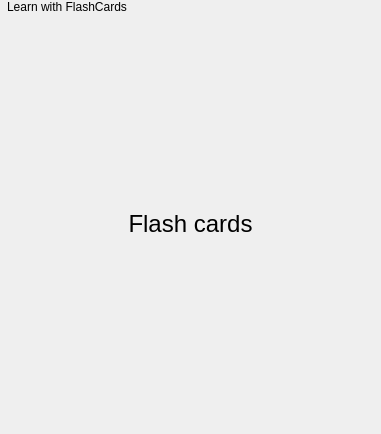
<?xml version="1.0" encoding="UTF-8"?>
<ui version="4.0">
 <class>FlashCardSimulator</class>
 <widget class="QWidget" name="FlashCardSimulator">
  <property name="geometry">
   <rect>
    <x>0</x>
    <y>0</y>
    <width>381</width>
    <height>434</height>
   </rect>
  </property>
  <property name="windowTitle">
   <string>Form</string>
  </property>
  <layout class="QVBoxLayout" name="verticalLayout_3">
   <property name="spacing">
    <number>0</number>
   </property>
   <property name="margin">
    <number>0</number>
   </property>
   <item>
    <widget class="QWidget" name="widget" native="true">
     <layout class="QHBoxLayout" name="horizontalLayout">
      <property name="spacing">
       <number>0</number>
      </property>
      <property name="margin">
       <number>0</number>
      </property>
      <item>
       <widget class="QLabel" name="m_flashcardBar">
        <property name="text">
         <string/>
        </property>
       </widget>
      </item>
      <item>
       <widget class="QLabel" name="m_barText">
        <property name="sizePolicy">
         <sizepolicy hsizetype="Expanding" vsizetype="Preferred">
          <horstretch>0</horstretch>
          <verstretch>0</verstretch>
         </sizepolicy>
        </property>
        <property name="text">
         <string>Learn with FlashCards</string>
        </property>
       </widget>
      </item>
     </layout>
    </widget>
   </item>
   <item>
    <widget class="QStackedWidget" name="m_phoneWidget">
     <property name="sizePolicy">
      <sizepolicy hsizetype="Preferred" vsizetype="Preferred">
       <horstretch>0</horstretch>
       <verstretch>0</verstretch>
      </sizepolicy>
     </property>
     <property name="currentIndex">
      <number>0</number>
     </property>
     <widget class="QWidget" name="m_pageStopped">
      <layout class="QHBoxLayout" name="horizontalLayout_3">
       <property name="margin">
        <number>0</number>
       </property>
       <item>
        <widget class="QLabel" name="m_lblHeading_2">
         <property name="text">
          <string notr="true">&lt;span style=&quot; font-size:18pt;&quot;&gt;Flash cards&lt;/span&gt;</string>
         </property>
         <property name="alignment">
          <set>Qt::AlignCenter</set>
         </property>
        </widget>
       </item>
      </layout>
     </widget>
     <widget class="QWidget" name="m_pageWelcome">
      <layout class="QGridLayout" name="gridLayout_2">
       <item row="2" column="0" colspan="3">
        <widget class="Line" name="line_2">
         <property name="orientation">
          <enum>Qt::Horizontal</enum>
         </property>
        </widget>
       </item>
       <item row="5" column="0">
        <spacer name="horizontalSpacer_3">
         <property name="orientation">
          <enum>Qt::Horizontal</enum>
         </property>
         <property name="sizeHint" stdset="0">
          <size>
           <width>135</width>
           <height>20</height>
          </size>
         </property>
        </spacer>
       </item>
       <item row="5" column="1">
        <widget class="QPushButton" name="m_btnStart">
         <property name="enabled">
          <bool>false</bool>
         </property>
         <property name="text">
          <string>&amp;Start</string>
         </property>
        </widget>
       </item>
       <item row="5" column="2">
        <spacer name="horizontalSpacer_4">
         <property name="orientation">
          <enum>Qt::Horizontal</enum>
         </property>
         <property name="sizeHint" stdset="0">
          <size>
           <width>135</width>
           <height>20</height>
          </size>
         </property>
        </spacer>
       </item>
       <item row="3" column="0" colspan="3">
        <widget class="QLabel" name="m_lblAuthor">
         <property name="text">
          <string notr="true">Author</string>
         </property>
         <property name="alignment">
          <set>Qt::AlignCenter</set>
         </property>
        </widget>
       </item>
       <item row="1" column="0" colspan="3">
        <widget class="QLabel" name="m_lblHeading">
         <property name="text">
          <string notr="true">Heading</string>
         </property>
         <property name="alignment">
          <set>Qt::AlignCenter</set>
         </property>
        </widget>
       </item>
       <item row="0" column="0" colspan="3">
        <spacer name="verticalSpacer_2">
         <property name="orientation">
          <enum>Qt::Vertical</enum>
         </property>
         <property name="sizeHint" stdset="0">
          <size>
           <width>20</width>
           <height>116</height>
          </size>
         </property>
        </spacer>
       </item>
       <item row="4" column="0" colspan="3">
        <spacer name="verticalSpacer_3">
         <property name="orientation">
          <enum>Qt::Vertical</enum>
         </property>
         <property name="sizeHint" stdset="0">
          <size>
           <width>20</width>
           <height>115</height>
          </size>
         </property>
        </spacer>
       </item>
      </layout>
     </widget>
     <widget class="QWidget" name="m_pageFinish">
      <layout class="QGridLayout" name="gridLayout">
       <item row="0" column="0" colspan="3">
        <widget class="QLabel" name="m_lblHeading_3">
         <property name="text">
          <string notr="true">&lt;span style=&quot; font-size:18pt;&quot;&gt;That was the last card!&lt;/span&gt;</string>
         </property>
         <property name="alignment">
          <set>Qt::AlignCenter</set>
         </property>
         <property name="wordWrap">
          <bool>true</bool>
         </property>
        </widget>
       </item>
       <item row="1" column="0">
        <spacer name="horizontalSpacer">
         <property name="orientation">
          <enum>Qt::Horizontal</enum>
         </property>
         <property name="sizeHint" stdset="0">
          <size>
           <width>135</width>
           <height>20</height>
          </size>
         </property>
        </spacer>
       </item>
       <item row="1" column="1">
        <widget class="QPushButton" name="m_btnRestart">
         <property name="text">
          <string>&amp;Restart</string>
         </property>
        </widget>
       </item>
       <item row="1" column="2">
        <spacer name="horizontalSpacer_2">
         <property name="orientation">
          <enum>Qt::Horizontal</enum>
         </property>
         <property name="sizeHint" stdset="0">
          <size>
           <width>135</width>
           <height>20</height>
          </size>
         </property>
        </spacer>
       </item>
      </layout>
     </widget>
    </widget>
   </item>
  </layout>
 </widget>
 <resources/>
 <connections/>
</ui>
